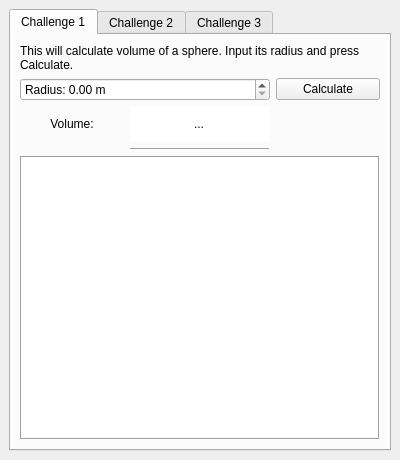
<?xml version="1.0" encoding="UTF-8"?>
<ui version="4.0">
 <class>MainWindow</class>
 <widget class="QMainWindow" name="MainWindow">
  <property name="geometry">
   <rect>
    <x>0</x>
    <y>0</y>
    <width>400</width>
    <height>460</height>
   </rect>
  </property>
  <property name="windowTitle">
   <string>Cave of Linguists Coding Challenge 1</string>
  </property>
  <widget class="QWidget" name="centralwidget">
   <layout class="QGridLayout" name="gridLayout">
    <item row="0" column="1">
     <widget class="QTabWidget" name="tabWidget">
      <property name="currentIndex">
       <number>0</number>
      </property>
      <widget class="QWidget" name="Challenge1">
       <attribute name="title">
        <string>Challenge 1</string>
       </attribute>
       <layout class="QGridLayout" name="gridLayout_2">
        <item row="3" column="1">
         <widget class="Line" name="challenge1_line">
          <property name="frameShadow">
           <enum>QFrame::Raised</enum>
          </property>
          <property name="orientation">
           <enum>Qt::Horizontal</enum>
          </property>
         </widget>
        </item>
        <item row="0" column="0" colspan="3">
         <widget class="QLabel" name="challenge1_label_desc">
          <property name="text">
           <string>This will calculate volume of a sphere. Input its radius and press Calculate.</string>
          </property>
          <property name="wordWrap">
           <bool>true</bool>
          </property>
         </widget>
        </item>
        <item row="2" column="1">
         <widget class="QDoubleSpinBox" name="challenge1_result">
          <property name="sizePolicy">
           <sizepolicy hsizetype="Minimum" vsizetype="Minimum">
            <horstretch>0</horstretch>
            <verstretch>0</verstretch>
           </sizepolicy>
          </property>
          <property name="minimumSize">
           <size>
            <width>140</width>
            <height>34</height>
           </size>
          </property>
          <property name="autoFillBackground">
           <bool>false</bool>
          </property>
          <property name="frame">
           <bool>false</bool>
          </property>
          <property name="alignment">
           <set>Qt::AlignCenter</set>
          </property>
          <property name="readOnly">
           <bool>true</bool>
          </property>
          <property name="buttonSymbols">
           <enum>QAbstractSpinBox::NoButtons</enum>
          </property>
          <property name="specialValueText">
           <string>...</string>
          </property>
          <property name="suffix">
           <string> m³</string>
          </property>
          <property name="maximum">
           <double>100000000.000000000000000</double>
          </property>
         </widget>
        </item>
        <item row="1" column="0" colspan="2">
         <widget class="QDoubleSpinBox" name="challenge1_input">
          <property name="locale">
           <locale language="English" country="UnitedStates"/>
          </property>
          <property name="prefix">
           <string>Radius: </string>
          </property>
          <property name="suffix">
           <string> m</string>
          </property>
          <property name="decimals">
           <number>2</number>
          </property>
          <property name="maximum">
           <double>9999999.990000000223517</double>
          </property>
          <property name="singleStep">
           <double>0.010000000000000</double>
          </property>
         </widget>
        </item>
        <item row="2" column="0">
         <widget class="QLabel" name="challenge1_label_result">
          <property name="sizePolicy">
           <sizepolicy hsizetype="Preferred" vsizetype="Preferred">
            <horstretch>0</horstretch>
            <verstretch>0</verstretch>
           </sizepolicy>
          </property>
          <property name="text">
           <string>Volume:</string>
          </property>
          <property name="alignment">
           <set>Qt::AlignCenter</set>
          </property>
          <property name="wordWrap">
           <bool>true</bool>
          </property>
         </widget>
        </item>
        <item row="4" column="0" colspan="3">
         <widget class="QGraphicsView" name="challenge1_graphics_view">
          <property name="sizePolicy">
           <sizepolicy hsizetype="Expanding" vsizetype="Expanding">
            <horstretch>0</horstretch>
            <verstretch>0</verstretch>
           </sizepolicy>
          </property>
          <property name="frameShape">
           <enum>QFrame::Box</enum>
          </property>
         </widget>
        </item>
        <item row="1" column="2">
         <widget class="QPushButton" name="challenge1_button_calculate">
          <property name="sizePolicy">
           <sizepolicy hsizetype="Preferred" vsizetype="Fixed">
            <horstretch>0</horstretch>
            <verstretch>0</verstretch>
           </sizepolicy>
          </property>
          <property name="text">
           <string>Calculate</string>
          </property>
         </widget>
        </item>
        <item row="2" column="2">
         <spacer name="challenge1_horizontal_spacer">
          <property name="orientation">
           <enum>Qt::Horizontal</enum>
          </property>
          <property name="sizeType">
           <enum>QSizePolicy::Preferred</enum>
          </property>
          <property name="sizeHint" stdset="0">
           <size>
            <width>40</width>
            <height>20</height>
           </size>
          </property>
         </spacer>
        </item>
       </layout>
      </widget>
      <widget class="QWidget" name="Challenge2">
       <attribute name="title">
        <string>Challenge 2</string>
       </attribute>
       <layout class="QGridLayout" name="gridLayout_4">
        <item row="3" column="1">
         <widget class="Line" name="challenge2_line">
          <property name="frameShadow">
           <enum>QFrame::Raised</enum>
          </property>
          <property name="orientation">
           <enum>Qt::Horizontal</enum>
          </property>
         </widget>
        </item>
        <item row="1" column="0" colspan="3">
         <widget class="QPlainTextEdit" name="challenge2_input">
          <property name="sizePolicy">
           <sizepolicy hsizetype="Expanding" vsizetype="Expanding">
            <horstretch>0</horstretch>
            <verstretch>0</verstretch>
           </sizepolicy>
          </property>
          <property name="frameShape">
           <enum>QFrame::Box</enum>
          </property>
          <property name="frameShadow">
           <enum>QFrame::Sunken</enum>
          </property>
         </widget>
        </item>
        <item row="2" column="1">
         <widget class="QLineEdit" name="challenge2_result">
          <property name="sizePolicy">
           <sizepolicy hsizetype="Minimum" vsizetype="Minimum">
            <horstretch>0</horstretch>
            <verstretch>0</verstretch>
           </sizepolicy>
          </property>
          <property name="minimumSize">
           <size>
            <width>140</width>
            <height>34</height>
           </size>
          </property>
          <property name="text">
           <string>...</string>
          </property>
          <property name="frame">
           <bool>false</bool>
          </property>
          <property name="alignment">
           <set>Qt::AlignCenter</set>
          </property>
          <property name="readOnly">
           <bool>true</bool>
          </property>
          <property name="placeholderText">
           <string/>
          </property>
         </widget>
        </item>
        <item row="0" column="0" colspan="3">
         <widget class="QLabel" name="challenge2_label_desc">
          <property name="sizePolicy">
           <sizepolicy hsizetype="Preferred" vsizetype="Preferred">
            <horstretch>0</horstretch>
            <verstretch>0</verstretch>
           </sizepolicy>
          </property>
          <property name="text">
           <string>This will display the most frequent character in a text. Enter the text and press Count.</string>
          </property>
          <property name="wordWrap">
           <bool>true</bool>
          </property>
         </widget>
        </item>
        <item row="2" column="0">
         <widget class="QLabel" name="challenge2_label_result">
          <property name="sizePolicy">
           <sizepolicy hsizetype="Preferred" vsizetype="Preferred">
            <horstretch>0</horstretch>
            <verstretch>0</verstretch>
           </sizepolicy>
          </property>
          <property name="text">
           <string>Most frequent character(s):</string>
          </property>
          <property name="alignment">
           <set>Qt::AlignCenter</set>
          </property>
          <property name="wordWrap">
           <bool>true</bool>
          </property>
         </widget>
        </item>
        <item row="2" column="2">
         <widget class="QPushButton" name="challenge2_button_count">
          <property name="sizePolicy">
           <sizepolicy hsizetype="Preferred" vsizetype="Fixed">
            <horstretch>0</horstretch>
            <verstretch>0</verstretch>
           </sizepolicy>
          </property>
          <property name="minimumSize">
           <size>
            <width>0</width>
            <height>0</height>
           </size>
          </property>
          <property name="text">
           <string>Count</string>
          </property>
         </widget>
        </item>
       </layout>
      </widget>
      <widget class="QWidget" name="Challenge3">
       <attribute name="title">
        <string>Challenge 3</string>
       </attribute>
       <layout class="QGridLayout" name="gridLayout_3">
        <item row="2" column="1" rowspan="2">
         <widget class="QLineEdit" name="challenge3_input">
          <property name="sizePolicy">
           <sizepolicy hsizetype="Expanding" vsizetype="Preferred">
            <horstretch>0</horstretch>
            <verstretch>0</verstretch>
           </sizepolicy>
          </property>
          <property name="text">
           <string>...</string>
          </property>
          <property name="alignment">
           <set>Qt::AlignCenter</set>
          </property>
          <property name="readOnly">
           <bool>true</bool>
          </property>
          <property name="placeholderText">
           <string/>
          </property>
         </widget>
        </item>
        <item row="4" column="0" colspan="3">
         <widget class="QLabel" name="challenge3_label_result">
          <property name="text">
           <string>Step-by-step execution:</string>
          </property>
         </widget>
        </item>
        <item row="3" column="0">
         <widget class="QPushButton" name="challenge3_button_sort">
          <property name="text">
           <string>Sort</string>
          </property>
         </widget>
        </item>
        <item row="2" column="0">
         <widget class="QPushButton" name="challenge3_button_generate">
          <property name="text">
           <string>Generate</string>
          </property>
         </widget>
        </item>
        <item row="5" column="0" colspan="3">
         <widget class="QPlainTextEdit" name="challenge3_result"/>
        </item>
        <item row="0" column="0" colspan="3">
         <widget class="QLabel" name="challenge3_label_desc">
          <property name="text">
           <string>This is a visual presentation of the selection sort algorithm. Press Generate to generate a random sequence of real numbers. Press Sort to have it sorted. The taken steps will be displayed in the text box.</string>
          </property>
          <property name="wordWrap">
           <bool>true</bool>
          </property>
         </widget>
        </item>
       </layout>
      </widget>
     </widget>
    </item>
   </layout>
  </widget>
 </widget>
 <resources/>
 <connections/>
</ui>
